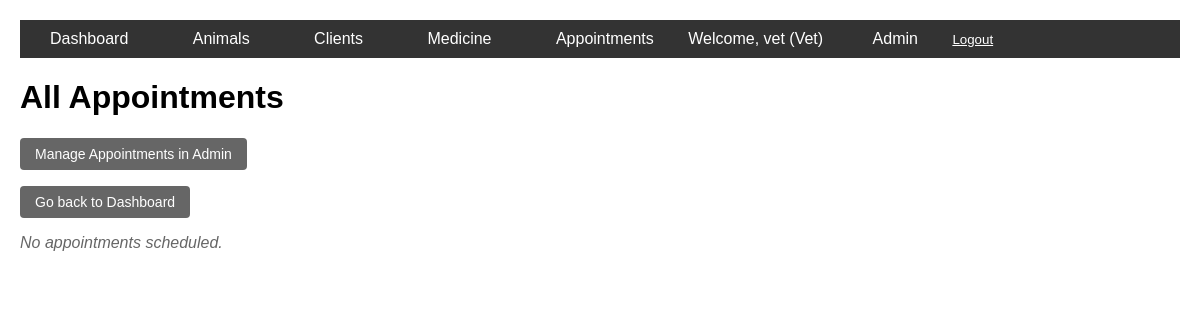
The app's page /animal/appointments/ (signed in), older data.
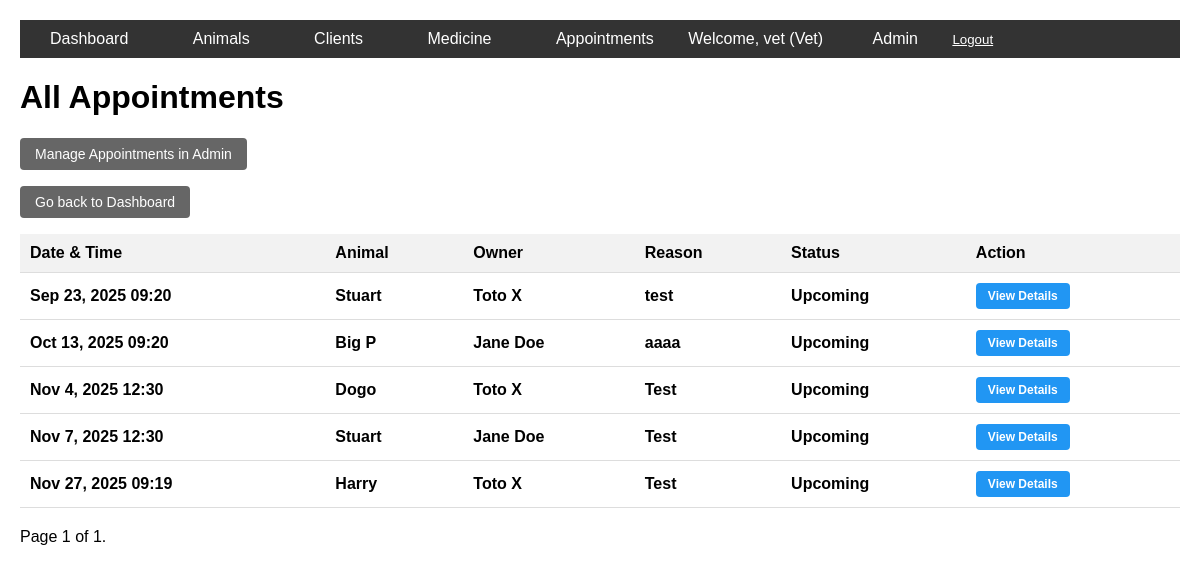
The same page, newer data.
### animal/models.py (models this page shows, shortened)
class Appointment(models.Model):
    animal = models.ForeignKey(Animal, on_delete=models.CASCADE)
    owner = models.ForeignKey(Owner, on_delete=models.CASCADE)
    date_time = models.DateTimeField()
    reason = models.TextField()
    notes = models.TextField(blank=True)

class Animal(models.Model):
    name = models.CharField(max_length=100)
    specie = models.ForeignKey(Specie, on_delete=models.CASCADE)
    owner = models.ForeignKey(Owner, on_delete=models.SET_NULL, null=True, blank=True)
    birth_date = models.DateField(null=True, blank=True)

class Owner(models.Model):
    first_name = models.CharField(max_length=100)
    last_name = models.CharField(max_length=100)
    email = models.EmailField(unique=True)
    phone = models.CharField(max_length=20)

### animal/views.py (the view)
# urls.py: path('appointments/', views.appointment_list, name='appointment_list'),
@login_required
def appointment_list(request):
    user = request.user
    is_vet = user.is_superuser
    is_secretary = user.groups.filter(name='Secretaries').exists()
    appointments = Appointment.objects.select_related('animal', 'owner').order_by('date_time')
    paginator = Paginator(appointments, 10)  # Show 10 appointments per page
    page_number = request.GET.get('page')
    page_obj = paginator.get_page(page_number)
    return render(request, 'animal/appointment_list.html', {'page_obj': page_obj, 'is_vet': is_vet, 'is_secretary': is_secretary})

### animal/context_processors.py (called while the page is built)
def user_role(request):
    if request.user.is_authenticated:
        is_vet = request.user.is_superuser
        is_secretary = request.user.groups.filter(name='Secretaries').exists()
        return {
            'user_is_vet': is_vet,
            'user_is_secretary': is_secretary,
        }
    return {}

### animal/templates/animal/appointment_list.html (shortened to what this page needs)
{% extends 'base.html' %}
{% block content %}
    <h1>All Appointments</h1>
    {% if is_vet or is_secretary %}
        <p><a href="/admin/animal/appointment/" class="admin-button">Manage Appointments in Admin</a></p>
    {% endif %}
    <p><a href="/" class="admin-button">Go back to Dashboard</a></p>
    {% if page_obj.object_list %}
        <table>
            <tr>
                <th>Date & Time</th>
                <th>Animal</th>
                <th>Owner</th>
                <th>Reason</th>
                <th>Status</th>
                <th>Action</th>
            </tr>
            {% for appointment in page_obj %}
            <tr class="{% if appointment.date_time|date:'Y-m-d' == 'now'|date:'Y-m-d' %}appointment-today{% elif appointment.date_time|date:'Y-m-d' < 'now'|date:'Y-m-d' %}appointment-past{% else %}appointment-upcoming{% endif %}">
                <td>{{ appointment.date_time|date:"M j, Y H:i" }}</td>
                <td>{{ appointment.animal.name }}</td>
                <td>{% if appointment.owner %}{{ appointment.owner.first_name }} {{ appointment.owner.last_name }}{% else %}N/A{% endif %}</td>
                <td>{{ appointment.reason }}</td>
                <td>
                    {% if appointment.date_time|date:'Y-m-d' < 'now'|date:'Y-m-d' %}
                        Completed
                    {% elif appointment.date_time|date:'Y-m-d' == 'now'|date:'Y-m-d' %}
                        Today
                    {% else %}
                        Upcoming
                    {% endif %}
                </td>
                <td><a href="{% url 'appointment_detail' appointment.pk %}" class="action-btn">View Details</a></td>
            </tr>
            {% endfor %}
        </table>
        <div class="pagination">
            <span class="step-links">
                <span class="current">
                    Page {{ page_obj.number }} of {{ page_obj.paginator.num_pages }}.
                </span>
            </span>
        </div>
    {% else %}
        <p style="color: #666; font-style: italic;">No appointments scheduled.</p>
    {% endif %}
{% endblock %}

### animal/templates/base.html (shortened to what this page needs)
<!DOCTYPE html>
<html>
<head>
</head>
<body>
    <div class="navbar">
        <a href="{% url 'dashboard' %}">Dashboard</a>
        <a href="{% url 'animal_list' %}">Animals</a>
        <a href="{% url 'owner_list' %}">Clients</a>
        <a href="{% url 'medicine_list' %}">Medicine</a>
        <a href="{% url 'appointment_list' %}">Appointments</a>
        {% if user.is_authenticated %}
            <span style="color: white; margin-left: auto; margin-right: 15px;">Welcome, {{ user.first_name|default:user.username }} {% if user_is_vet %}(Vet){% elif user_is_secretary %}(Secretary){% endif %}</span>
            <a href="/admin" target="_blank">Admin</a>
            <form action="/admin/logout/" method="post" style="display: inline; margin: 0;">
                <button type="submit" style="background: none; border: none; color: white; text-decoration: underline; cursor: pointer; padding: 0;">Logout</button>
            </form>
        {% endif %}
    </div>
    {% block content %}{% endblock %}
</body>
</html>

Row changes from the older to the newer data that the page shows:
added Appointment: date_time "Sep 23, 2025 09:20", animal.name "Stuart", owner.first_name "Toto", owner.last_name "X", reason "test", shows "Upcoming"
added Appointment: date_time "Oct 13, 2025 09:20", animal.name "Big P", owner.first_name "Jane", owner.last_name "Doe", reason "aaaa", shows "Upcoming"
added Appointment: date_time "Nov 4, 2025 12:30", animal.name "Dogo", owner.first_name "Toto", owner.last_name "X", reason "Test", shows "Upcoming"
added Appointment: date_time "Nov 7, 2025 12:30", animal.name "Stuart", owner.first_name "Jane", owner.last_name "Doe", reason "Test", shows "Upcoming"
added Appointment: date_time "Nov 27, 2025 09:19", animal.name "Harry", owner.first_name "Toto", owner.last_name "X", reason "Test", shows "Upcoming"
Text that changed along with them:
{{ page_obj.number }}: (not shown) → "1"
{{ page_obj.paginator.num_pages }}: (not shown) → "1"
text no longer shown: "No appointments scheduled."
text now shown: "Date & Time Animal Owner Reason Status Action Page of ."
